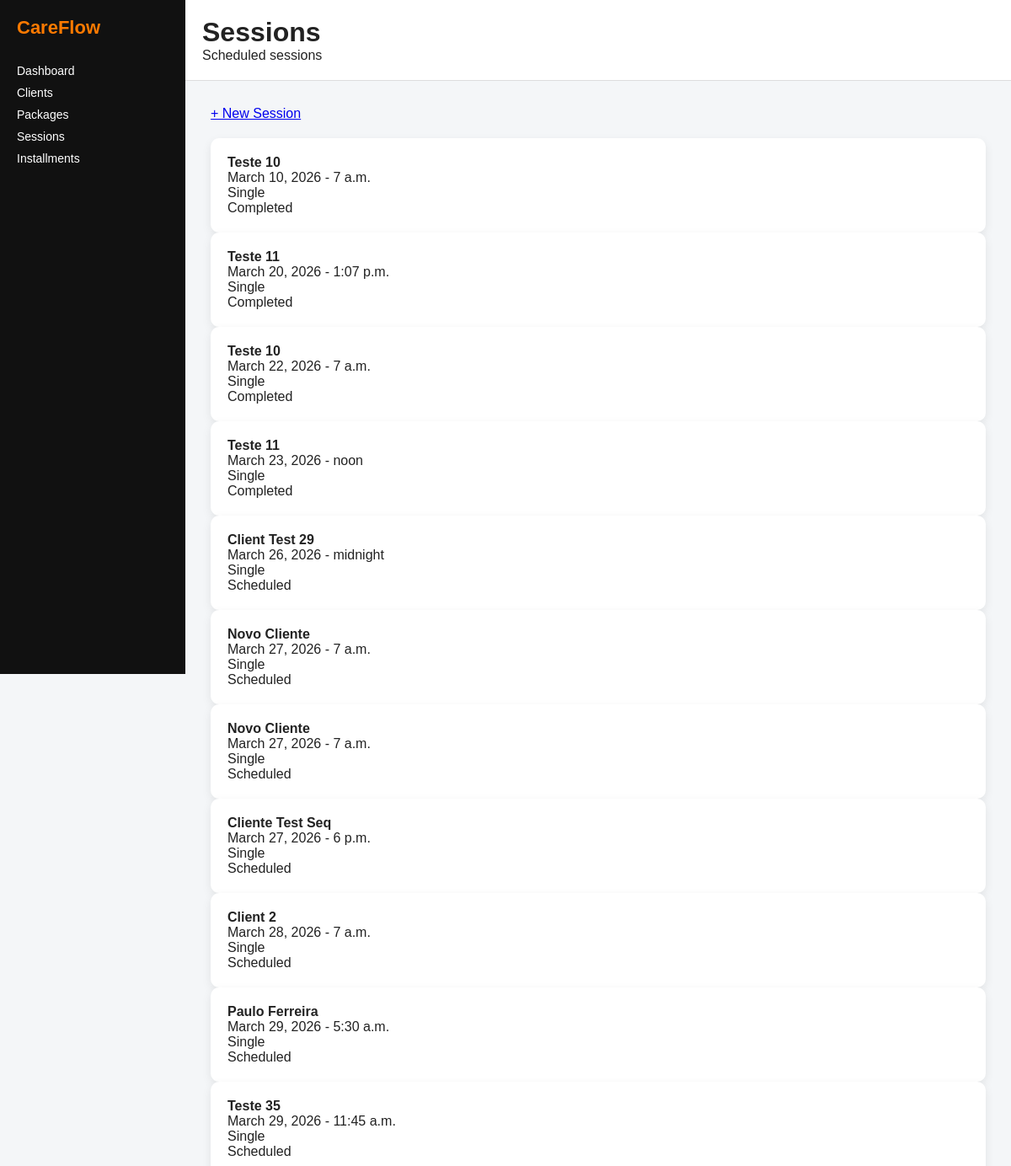
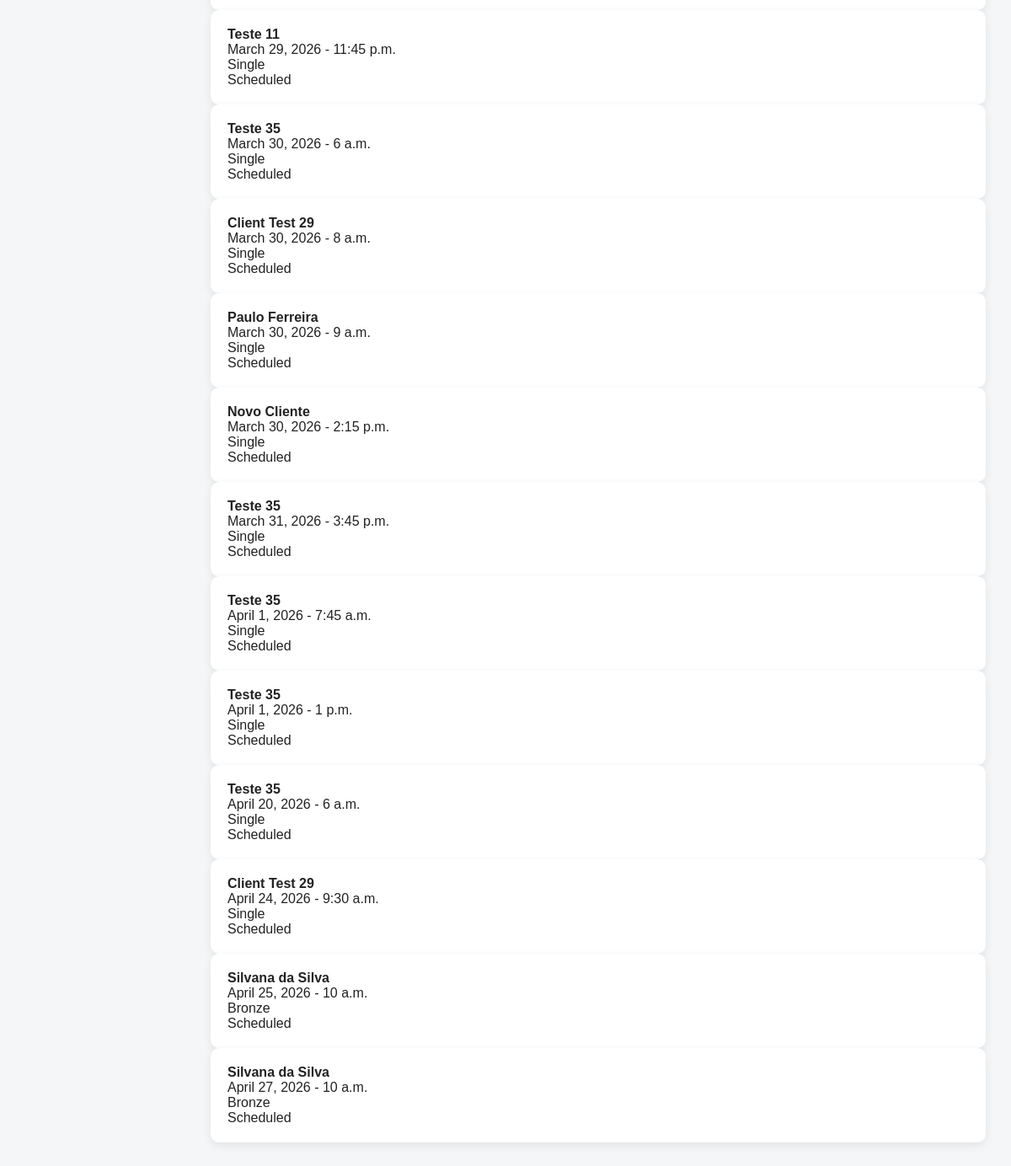
The app's page /sessions/ with its own data (2 pictures, top to bottom).
### sessions_app/models.py (models this page shows, shortened)
class Session(models.Model):
    STATUS_CHOICES = [
        ('scheduled', 'Scheduled'),
        ('completed', 'Completed'),
        ('cancelled', 'Cancelled'),
        ('no_show', 'No-show'),
    ]
    client = models.ForeignKey(Client, on_delete=models.CASCADE, related_name='sessions')
    package = models.ForeignKey(Package, on_delete=models.CASCADE, related_name='sessions')
    scheduled_date = models.DateField()
    scheduled_time = models.TimeField()
    status = models.CharField(max_length=20, choices=STATUS_CHOICES, default='scheduled')
    notes = models.TextField(blank=True, null=True)
    duration_minutes = models.PositiveIntegerField(default=60)
    created_at = models.DateTimeField(auto_now_add=True)
    class Meta:
        ordering = ['scheduled_date', 'scheduled_time']

### clients/models.py (models this page shows, shortened)
class Client(models.Model):
    STATUS_CHOICES = [
        ('active', 'Active'),
        ('paused', 'Paused'),
        ('inactive', 'Inactive'),
    ]
    full_name = models.CharField(max_length=255)
    email = models.EmailField(blank=True, null=True)
    phone = models.CharField(max_length=20)
    notes = models.TextField(blank=True, null=True)
    street = models.CharField(max_length=255, blank=True, null=True)
    city = models.CharField(max_length=100, blank=True, null=True)
    state = models.CharField(max_length=50, blank=True, null=True)
    zip_code = models.CharField(max_length=20, blank=True, null=True)
    status = models.CharField(max_length=10, choices=STATUS_CHOICES, default='active')
    created_at = models.DateTimeField(auto_now_add=True)

### packages/models.py (models this page shows, shortened)
class Package(models.Model):
    STATUS_CHOICES = [
        ('active', 'Active'),
        ('completed', 'Completed'),
        ('expired', 'Expired'),
        ('cancelled', 'Cancelled'),
    ]
    PACKAGE_TYPE_CHOICES = [
        ('single', 'Single'),
        ('bronze', 'Bronze'),
        ('silver', 'Silver'),
        ('gold', 'Gold'),
    ]
    BILLING_TYPE_CHOICES = [
        ('full', 'Full'),
        ('installment', 'Installment'),
    ]
    PAYMENT_METHOD_CHOICES = [
        ('card', 'Card'),
        ('zelle', 'Zelle'),
        ('cash', 'Cash'),
    ]
    client = models.ForeignKey(Client, on_delete=models.CASCADE, related_name='packages')
    package_type = models.CharField(max_length=20, choices=PACKAGE_TYPE_CHOICES)
    total_sessions = models.PositiveIntegerField()
    sessions_used = models.PositiveIntegerField(default=0)
    total_price = models.DecimalField(max_digits=10, decimal_places=2)
    billing_type = models.CharField(max_length=20, choices=BILLING_TYPE_CHOICES)
    payment_method = models.CharField(max_length=20, choices=PAYMENT_METHOD_CHOICES)
    installment_count = models.PositiveIntegerField(default=1)
    start_date = models.DateField()
    end_date = models.DateField()
    status = models.CharField(max_length=20, choices=STATUS_CHOICES, default='active')
    notes = models.TextField(blank=True, null=True)
    created_at = models.DateTimeField(auto_now_add=True)
    class Meta:
        ordering = ['-created_at']

### frontend/views.py (the view)
# urls.py: path('sessions/', sessions_list, name='sessions_list'),
def sessions_list(request):
    sessions = Session.objects.select_related('client', 'package').order_by('scheduled_date', 'scheduled_time')
    context = {
        'sessions': sessions,
    }
    return render(request, 'sessions_list.html', context)

### frontend/templates/sessions_list.html (shortened to what this page needs)
{% extends 'base.html' %}
{% block content %}
<header class="topbar">
    <div class="topbar-left">
        <h1>Sessions</h1>
    </div>
    <p>Scheduled sessions</p>
</header>
<div class="content">
    <div style="margin-bottom: 20px;">
        <a href="{% url 'create_session' %}" class="btn btn-primary">+ New Session</a>
    </div>
    {% for session in sessions %}
        <div class="card">
            <strong>{{ session.client.full_name }}</strong><br>
            {{ session.scheduled_date }} - {{ session.scheduled_time }}<br>
            {{ session.package.get_package_type_display }}<br>
            {{ session.get_status_display }}
        </div>
    {% empty %}
        <p>No sessions found.</p>
    {% endfor %}
</div>
{% endblock %}

### frontend/static/css/main.css (style rules this page uses)
* { margin: 0; padding: 0; box-sizing: border-box; }
body { font-family: Arial, sans-serif; background-color: #f4f6f8; color: #222; }
.topbar { background: #fff; padding: 20px; border-bottom: 1px solid #ddd; }
.topbar-left { display: flex; align-items: center; gap: 15px; }
.content { padding: 30px; }
.card { background: white; border-radius: 10px; padding: 20px; box-shadow: 0 4px 12px rgba(0,0,0,0.08); }

### records on screen
Session: client.full_name "Teste 10", scheduled_date "March 10, 2026", scheduled_time "7 a.m.", package.package_type "Single", status "Completed"
Session: client.full_name "Teste 11", scheduled_date "March 20, 2026", scheduled_time "1:07 p.m.", package.package_type "Single", status "Completed"
Session: client.full_name "Teste 10", scheduled_date "March 22, 2026", scheduled_time "7 a.m.", package.package_type "Single", status "Completed"
Session: client.full_name "Teste 11", scheduled_date "March 23, 2026", scheduled_time "noon", package.package_type "Single", status "Completed"
Session: client.full_name "Client Test 29", scheduled_date "March 26, 2026", scheduled_time "midnight", package.package_type "Single", status "Scheduled"
Session: client.full_name "Novo Cliente", scheduled_date "March 27, 2026", scheduled_time "7 a.m.", package.package_type "Single", status "Scheduled"
Session: client.full_name "Novo Cliente", scheduled_date "March 27, 2026", scheduled_time "7 a.m.", package.package_type "Single", status "Scheduled"
Session: client.full_name "Cliente Test Seq", scheduled_date "March 27, 2026", scheduled_time "6 p.m.", package.package_type "Single", status "Scheduled"
Session: client.full_name "Client 2", scheduled_date "March 28, 2026", scheduled_time "7 a.m.", package.package_type "Single", status "Scheduled"
Session: client.full_name "Paulo Ferreira", scheduled_date "March 29, 2026", scheduled_time "5:30 a.m.", package.package_type "Single", status "Scheduled"
Session: client.full_name "Teste 35", scheduled_date "March 29, 2026", scheduled_time "11:45 a.m.", package.package_type "Single", status "Scheduled"
Session: client.full_name "Teste 11", scheduled_date "March 29, 2026", scheduled_time "11:45 p.m.", package.package_type "Single", status "Scheduled"
Session: client.full_name "Teste 35", scheduled_date "March 30, 2026", scheduled_time "6 a.m.", package.package_type "Single", status "Scheduled"
Session: client.full_name "Client Test 29", scheduled_date "March 30, 2026", scheduled_time "8 a.m.", package.package_type "Single", status "Scheduled"
Session: client.full_name "Paulo Ferreira", scheduled_date "March 30, 2026", scheduled_time "9 a.m.", package.package_type "Single", status "Scheduled"
Session: client.full_name "Novo Cliente", scheduled_date "March 30, 2026", scheduled_time "2:15 p.m.", package.package_type "Single", status "Scheduled"
Session: client.full_name "Teste 35", scheduled_date "March 31, 2026", scheduled_time "3:45 p.m.", package.package_type "Single", status "Scheduled"
Session: client.full_name "Teste 35", scheduled_date "April 1, 2026", scheduled_time "7:45 a.m.", package.package_type "Single", status "Scheduled"
Session: client.full_name "Teste 35", scheduled_date "April 1, 2026", scheduled_time "1 p.m.", package.package_type "Single", status "Scheduled"
Session: client.full_name "Teste 35", scheduled_date "April 20, 2026", scheduled_time "6 a.m.", package.package_type "Single", status "Scheduled"
Session: client.full_name "Client Test 29", scheduled_date "April 24, 2026", scheduled_time "9:30 a.m.", package.package_type "Single", status "Scheduled"
Session: client.full_name "Silvana da Silva", scheduled_date "April 25, 2026", scheduled_time "10 a.m.", package.package_type "Bronze", status "Scheduled"
Session: client.full_name "Silvana da Silva", scheduled_date "April 27, 2026", scheduled_time "10 a.m.", package.package_type "Bronze", status "Scheduled"
